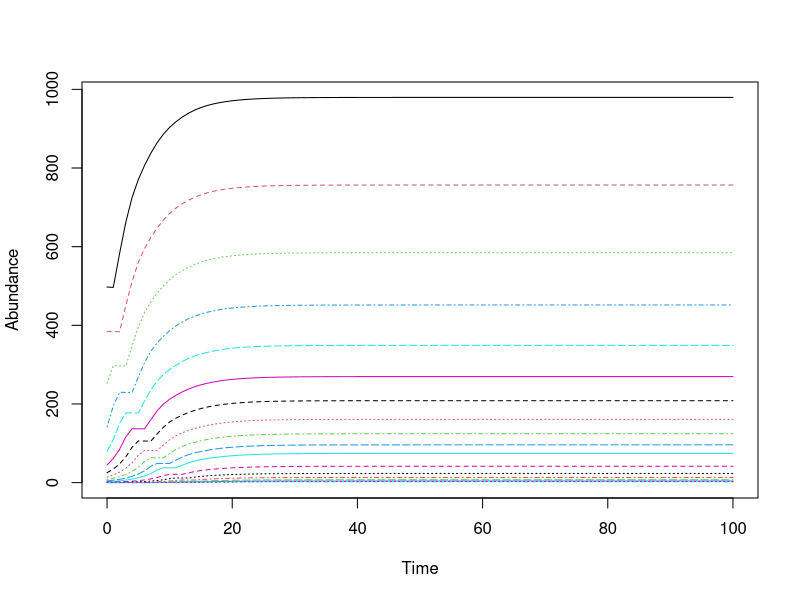
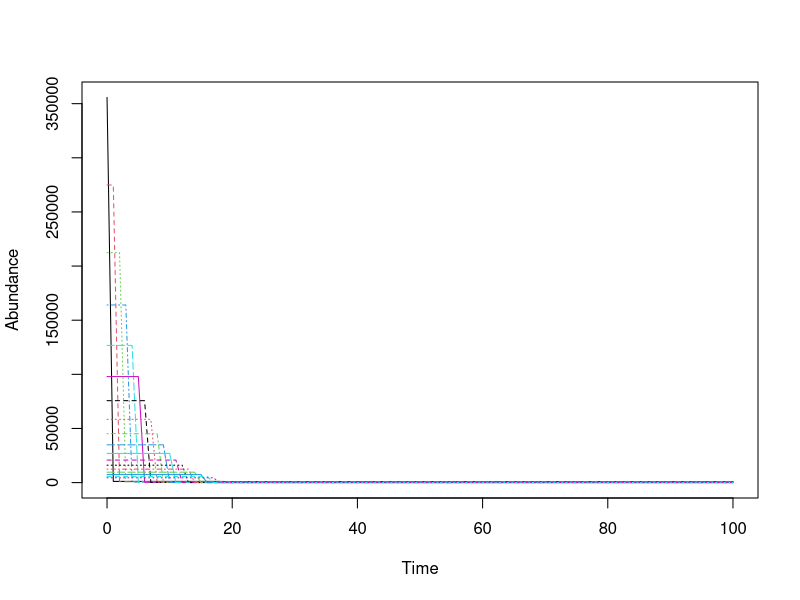

Write R code to recreate these figures, in order. (Note: this script raises an error after producing the figures.)
## ---- chunk 1
rm(list=ls())

library(tidyverse)

sapply(list.files(pattern="[.]R$", path="./Functions", full.names=TRUE), source)

IC <- read.csv('IC.csv')

#Set Model----
time_horizon = 100

# Recruits in unfished pop
R0 = 355770

# Calcualted total instantaneous mortality
Z.2012 = 0.579336

## ---- chunk 2
Linf = 122.1
K = 0.172
to = 0.919
  
Wa = 0.024
  
Wb = 2.824
  
maxAge = 18

#Length (cm) at which a fish is 50/95 percent likely to be mature
m50 = 55

m95 = 62.7

females = 0.6

#Natural mortality
M <- K * 1.5


#Steepness parameter h - when you dont have a study use 0.7
h=0.7
## ---- chunk 3
#Morphology ----

#Our max age is 18 years
Age <- seq(1,maxAge,1)

#Length at median age 
Length <- Linf * (1 - exp(-K * ((Age + 0.5) - to)))

#Converts lengths (cm) to weight (g)
Weight <- Wa*Length^Wb

# Probabilty of Maturity
Ma = 1/(1 + exp(-log(19)*((Length - m50)/(m95 - m50))))

#realitve fecundity - produce about 41 eggs per gram 
#SOURCE: https://www.scribd.com/doc/81002346/Crecimiento-y-Reproduccion-de-corvina
fa <- Weight*41

#Price per USD per kg is dependent on size of fish
Price <- c(0.71,3.25,4.31)


## ---- chunk 4
#Length (cm) at which a fish is vulnerable to fishing mortality----
Lc = trunc(Length)

# Hold mortality constant through time
Z = Z.2012


Scenarios = expand.grid(Lc, Z) %>%
            select(Z = Var2, Lc = Var1) %>%
            mutate(Label = paste(Z, Lc, sep = "-"))
## ---- chunk 5
#gear selectivity

Lc =100
Va = ifelse(Length < Lc, 0, 1)

#fishing mortality

F = Z.2012 - M 

#survival probabilty

Sa <- exp(-M - ( Va * (F)))

## ---- chunk 6

A = matrix(data = 0, nrow = maxAge, ncol = maxAge)


for (r in 2:18) {
  
  j = r - 1 
  
  A[r, j] =  Sa[j]

}

A[maxAge, maxAge] = Sa[maxAge]

## ---- chunk 7

N0 = as.numeric(IC[1, ])

pop <- matrix(0, maxAge, time_horizon + 1)
pop[, 1] <- N0

for (i in 1:time_horizon) {
  # Survival
  pop[, i + 1] <- A %*% pop[, i]
  # Reproduction
  Ne <- sum(fa * Ma * females * pop[, i])
  
  
  pop[1, i + 1] <- (560 * Ne) / (17271619 + ((h - 0.2) * Ne))
}


pop[,90:100]
matplot(0:time_horizon, t(pop), type = "l", xlab = "Time",  ylab = "Abundance")

## ---- chunk 8


Linf = 122.1
K = 0.172
to = 0.919


#Our max age is 18 years
Age <- seq(1,maxAge,1)

#Length at median age 
Length <- Linf * (1 - exp(-K * ((Age + 0.5) - to)))

#Converts lengths (cm) to weight (g)
Weight <- Wa*Length^Wb

# Probabilty of Maturity
Ma = 1/(1 + exp(-log(19)*((Length - m50)/(m95 - m50))))

#realitve fecundity - produce about 41 eggs per gram 
#SOURCE: https://www.scribd.com/doc/81002346/Crecimiento-y-Reproduccion-de-corvina
fa <- Weight*41
## ---- chunk 9
# Spawning potential (SP) of a Pristine population as a matrix

IC_unfished <- rep(NA, maxAge) 
IC_unfished[1] <- R0 
P_unfished <- exp(-M)

for(i in 2:maxAge) {
  IC_unfished[i] <- IC_unfished[i-1]* exp(-M)
  
}

A_unfished = matrix(data = 0, nrow = maxAge, ncol = maxAge)
diag(A_unfished[-1, -maxAge]) <- rep(P_unfished, maxAge -1)

pop_unfished <- matrix(0, maxAge, time_horizon + 1)
pop_unfished[, 1] <- IC_unfished

for(i in 1:time_horizon) {
  # Survival
  pop_unfished[ , i+1] <- A_unfished %*% pop_unfished[, i]
  # Reproduction
  Ne <- sum(fa * Ma * females * pop_unfished[, i])
  pop_unfished[1, i + 1] <- (560 * Ne) / (17271619 + ((h - 0.2) * Ne))
}

matplot(0:time_horizon, t(pop_unfished), type = "l", xlab = "Time",  ylab = "Abundance")
  
SP_unfished <- sum(fa * Ma * females * pop_unfished[, time_horizon])
## ---- chunk 10
sims = replicate(5000,  matrix_w_uncertainty(Lc = 75, Z = Z.2012, Loo = Linf, k = K, t0 = to, maxAge = 18))


sims2 = sims[ , colSums(is.na(sims)) == 0]
## ---- chunk 11
# Calculate PPIs
PPIlevels <- c(0.01, 0.05, 0.25, 0.5, 0.75, 0.95, 0.99)
PPIs <- apply(sims2, 1, quantile, probs = PPIlevels)
matplot(0:time_horizon, t(PPIs), type = "l", xlab = "Time",  ylab = "SPR", 
        col = "black", lty = 1)
abline(h = 0.4, col = "red")
